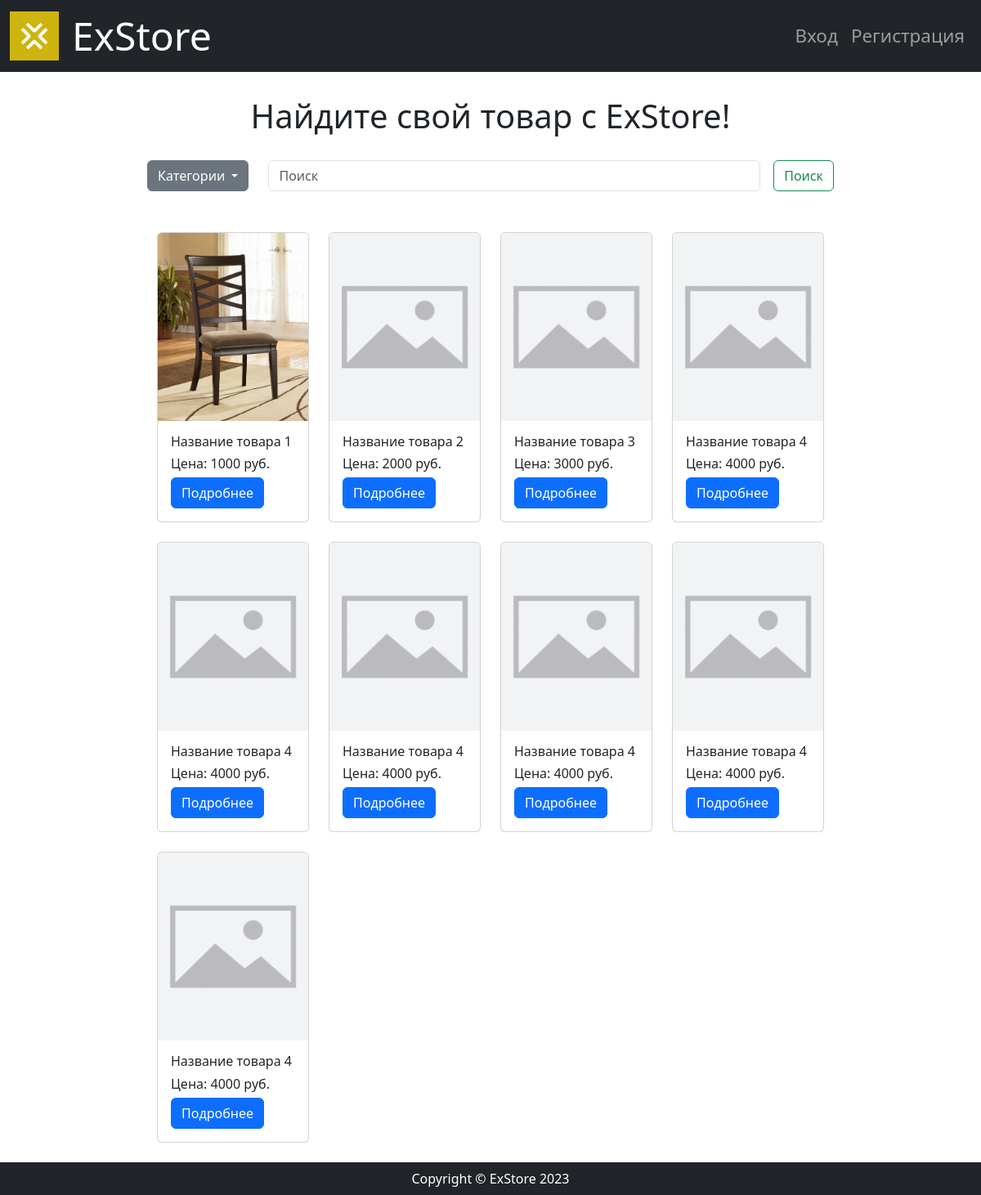
The app's page /, older data.
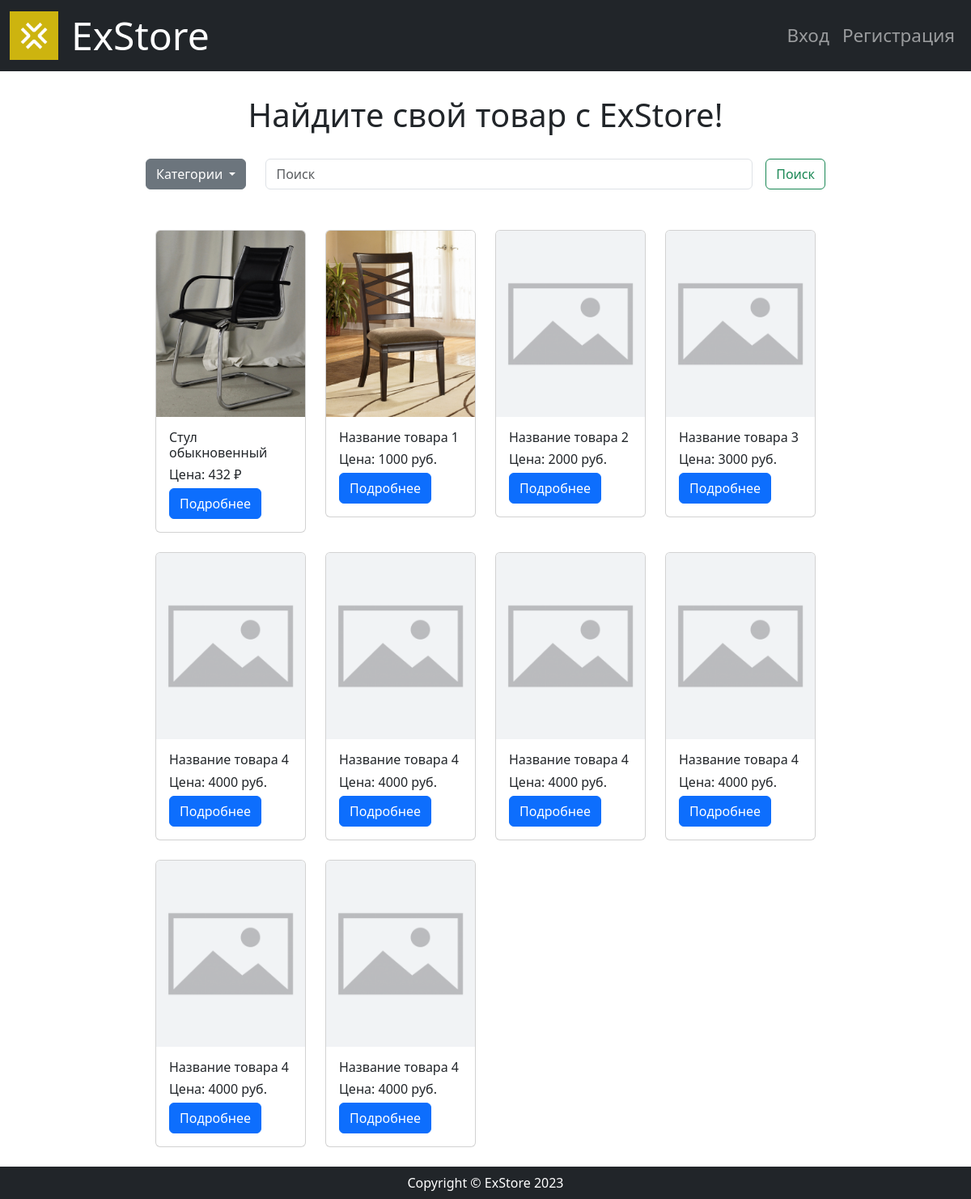
The same page, newer data.
### goods/models.py (models this page shows, shortened)
class Product(models.Model):
    name = models.CharField(max_length=100, unique=True)
    slug = models.SlugField(max_length=100, unique=True, blank=True, null=True)
    description = models.TextField(blank=True, null=True)
    image = models.ImageField(upload_to="goods_images", blank=True, null=True)
    price = models.PositiveIntegerField(default=0)
    category = models.ForeignKey(
        to=Category,
        on_delete=models.SET(Category.get_default_category),
        related_name='products'
    )

### main/views.py (the view)
# urls.py: path('', views.index, name="index"),
def index(request):
    categories = Category.objects.all()
    products = Product.objects.all()
    context = {
        'categories': categories,
        'products': products,
    }
    return render(request, 'main/index.html', context=context)

### goods/models.py (called while the page is built)
    def __str__(self):
        return self.name

### main/templates/main/index.html (shortened to what this page needs)
{% extends "main/base.html" %}
{% load static %}
{% block content %}
  <h1 style="text-align: center; margin: 30px 0;">Найдите свой товар с ExStore!</h1>
  <form class="d-flex" role="search" style="margin: 0 auto; margin-bottom: 50px">
    <div class="dropdown me-4">
      <button class="btn btn-secondary dropdown-toggle" type="button" data-bs-toggle="dropdown" aria-expanded="false">
        Категории
      </button>
    </div>
    <input class="form-control me-3" type="search" placeholder="Поиск" aria-label="Search">
    <button class="btn btn-outline-success" type="submit">Поиск</button>
  </form>
  <div class="container mt-4" style="max-width:1000px;">
    <div class="row row-cols-2 row-cols-lg-3 row-cols-xl-4 g-4">
        {% for product in products %}
        <div class="col">
          <div class="card">
              {% if product.image %}
              <img src="{{ product.image.url }}" class="card-img-top" alt="{{ product.name }}">
              {% else %}
              <img src="{% static "images/image-not-found.png" %}" class="card-img-top" alt="{{ product.name }}">
              {% endif %}
              <div class="card-body">
                  <h5 class="card-title">{{ product.name }}</h5>
                  <p class="card-text">Цена: {{ product.price }} ₽</p>
                  <a href="#" class="btn btn-primary">Подробнее</a>
              </div>
          </div>
        </div>
        {% endfor %}
        <div class="col">
            <div class="card">
                <img src="{% static "images/chair.jpg" %}" class="card-img-top" alt="Товар 1">
                <div class="card-body">
                    <h5 class="card-title">Название товара 1</h5>
                    <p class="card-text">Цена: 1000 руб.</p>
                    <a href="#" class="btn btn-primary">Подробнее</a>
                </div>
            </div>
        </div>
        <div class="col">
            <div class="card">
                <img src="{% static "images/image-not-found.png" %}" class="card-img-top" alt="Товар 2">
                <div class="card-body">
                    <h5 class="card-title">Название товара 2</h5>
                    <p class="card-text">Цена: 2000 руб.</p>
                    <a href="#" class="btn btn-primary">Подробнее</a>
                </div>
            </div>
        </div>
        <div class="col">
            <div class="card">
                <img src="{% static "images/image-not-found.png" %}" class="card-img-top" alt="Товар 3">
                <div class="card-body">
                    <h5 class="card-title">Название товара 3</h5>
                    <p class="card-text">Цена: 3000 руб.</p>
                    <a href="#" class="btn btn-primary">Подробнее</a>
                </div>
            </div>
        </div>
        <div class="col">
            <div class="card">
                <img src="{% static "images/image-not-found.png" %}" class="card-img-top" alt="Товар 4">
                <div class="card-body">
                    <h5 class="card-title">Название товара 4</h5>
                    <p class="card-text">Цена: 4000 руб.</p>
                    <a href="#" class="btn btn-primary">Подробнее</a>
                </div>
            </div>
        </div>
        <div class="col">
            <div class="card">
                <img src="{% static "images/image-not-found.png" %}" class="card-img-top" alt="Товар 4">
                <div class="card-body">
                    <h5 class="card-title">Название товара 4</h5>
                    <p class="card-text">Цена: 4000 руб.</p>
                    <a href="#" class="btn btn-primary">Подробнее</a>
                </div>
            </div>
        </div>
        <div class="col">
            <div class="card">
                <img src="{% static "images/image-not-found.png" %}" class="card-img-top" alt="Товар 4">
                <div class="card-body">
                    <h5 class="card-title">Название товара 4</h5>
                    <p class="card-text">Цена: 4000 руб.</p>
                    <a href="#" class="btn btn-primary">Подробнее</a>
                </div>
            </div>
        </div>
        <div class="col">
            <div class="card">
                <img src="{% static "images/image-not-found.png" %}" class="card-img-top" alt="Товар 4">
                <div class="card-body">
                    <h5 class="card-title">Название товара 4</h5>
                    <p class="card-text">Цена: 4000 руб.</p>
                    <a href="#" class="btn btn-primary">Подробнее</a>
                </div>
            </div>
        </div>
        <div class="col">
            <div class="card">
                <img src="{% static "images/image-not-found.png" %}" class="card-img-top" alt="Товар 4">
                <div class="card-body">
                    <h5 class="card-title">Название товара 4</h5>
                    <p class="card-text">Цена: 4000 руб.</p>
                    <a href="#" class="btn btn-primary">Подробнее</a>
                </div>
            </div>
        </div>
        <div class="col">
            <div class="card">
                <img src="{% static "images/image-not-found.png" %}" class="card-img-top" alt="Товар 4">
                <div class="card-body">
                    <h5 class="card-title">Название товара 4</h5>
                    <p class="card-text">Цена: 4000 руб.</p>
                    <a href="#" class="btn btn-primary">Подробнее</a>
                </div>
            </div>
        </div>
    </div>
  </div>
{% endblock content %}

### main/templates/main/base.html (shortened to what this page needs)
{% load static %}
<!doctype html>
<html lang="en">
  <head>
    <link href="https://cdn.jsdelivr.net/npm/bootstrap@5.3.3/dist/css/bootstrap.min.css" rel="stylesheet">
    <link rel="stylesheet" href="{% static "css/base.css" %}">
  </head>
  <body>
  <header>
    <nav class="navbar navbar-expand-lg navbar-dark bg-dark">
      <div class="container-fluid">
          <a href={% url 'main:index' %} id="CompLogo">
            <div class="d-flex flex-row align-items-center">
              <img class="navbar-brand" src="{% static "icons/logo.png" %}">
              <div id="CompName">ExStore</div>
            </div>
          </a>
          <div class="collapse navbar-collapse" id="navbarSupportedContent">
              <ul class="navbar-nav ms-auto mb-2 mb-lg-0">
              {% if not user.is_authenticated %}
                <li class="nav-item">
                    <a class="nav-link" href="{% url 'user:login' %}" data-bs-toggle="modal" data-bs-target="#authorization">Вход</a>
                </li>
                <li class="nav-item">
                    <a class="nav-link" href="{% url 'user:registration' %}" data-bs-toggle="modal" data-bs-target="#registration">Регистрация</a>
                </li>
              {% endif %}
              </ul>
          </div>
      </div>
  </nav>
  </header>
  <main>
  <div style="width: 70%; margin: 0 auto; min-height: 79vh">
  {% block content %}{% endblock content %}
  </div>
  </main>
  <footer class="py-2 bg-dark mt-4">
    <div class="container">
        <p class="m-0 text-center text-white">Copyright &copy; ExStore 2023</p>
    </div>
  </footer>
  </body>
</html>

### static/css/base.css (style rules this page uses)
html, body { height: 100%; margin: 0; }
body { padding-right: 0 !important }
.card-img-top { width: 100%; height: 230px; object-fit: cover; }
.card-title { margin-bottom: 5px; }
.card-text { margin-bottom: 5px; }
h5 { font-size: 1em; }
.navbar-brand { max-width:60px; }
.nav-link { font-size: 1.4em; }
#CompName { color: white; font-size: 3em; }
#CompLogo { text-decoration: none; }

Row changes from the older to the newer data that the page shows:
added Product: image (picture), name "Стул обыкновенный", price "432"
